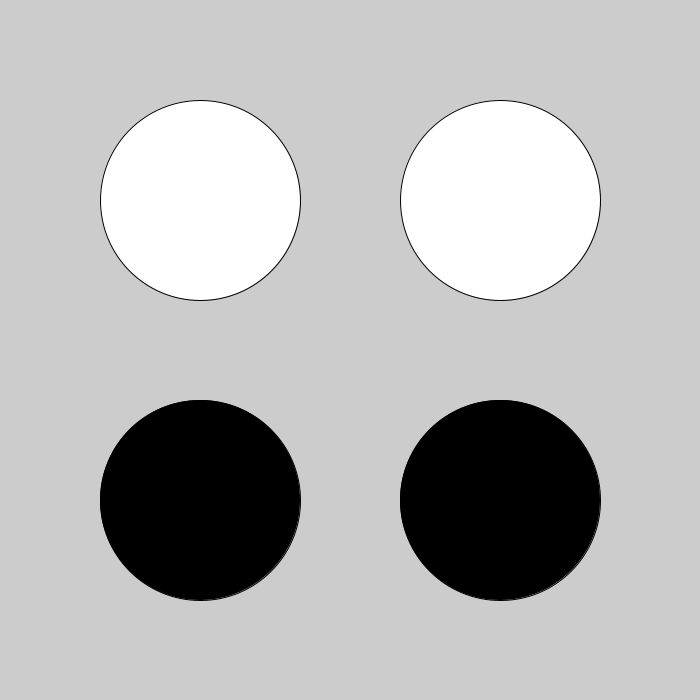
Frame 1 (no input)
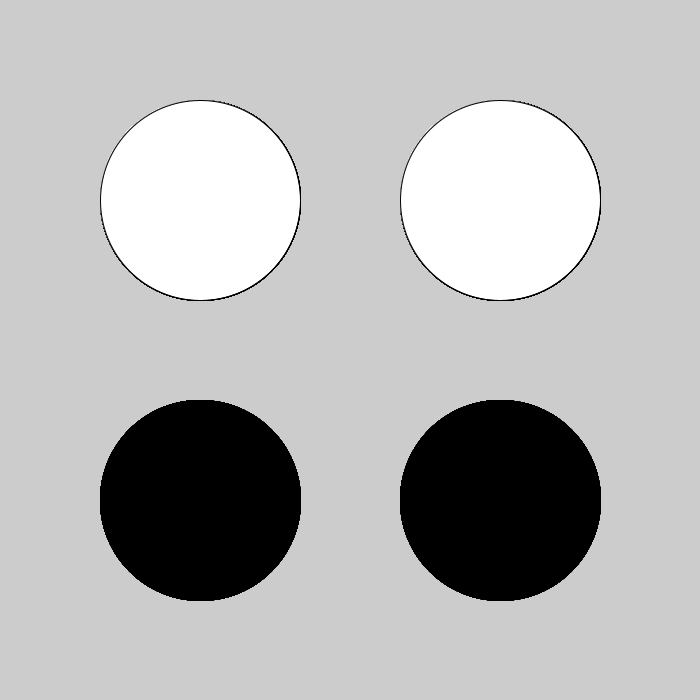
Frame 60 (the mouse pressed at the canvas centre just before this capture)
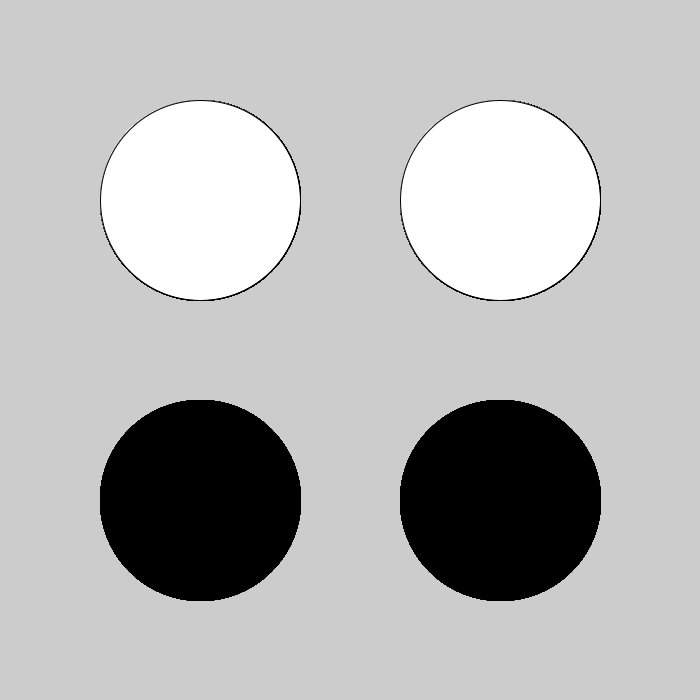
Frame 120 (the mouse held since frame 60 and released just before this capture)

The Processing sketch that drew these frames (run headless with seeded random() and noise(); from frame 60 on, the mouse is pressed at the canvas centre):

// Processing sketch: Les_5_voorbereiding
// ── Les_5_voorbereiding.pde
Dambord bord1 = new Dambord();
void setup() {
  size(700, 700);
}


void draw() {
  bord1.tekenDamstenen();
}
// ── Classes.pde
class Damsteen {
  int x;
  int y;
  int d;
  int kleur;
  
  Damsteen(int x, int y, int d, int kleur) {
    this.x = x;
    this.y = y;
    this.d = d;
    this.kleur = kleur;
  }
}

class Dambord {
 Damsteen[] stenen;
 Dambord() {
 stenen = new Damsteen[]{new Damsteen(200, 200, 200, #FFFFFF),
                                    new Damsteen(500, 200, 200, #FFFFFF), 
                                    new Damsteen(200, 500, 200, #000000), 
                                    new Damsteen(500, 500, 200, #000000)};
 }
  void tekenDamstenen() {
    for(int i=0;i<stenen.length;i++) {
      fill(stenen[i].kleur);
      ellipse(stenen[i].x, stenen[i].y, stenen[i].d, stenen[i].d);
    }
  }
}
